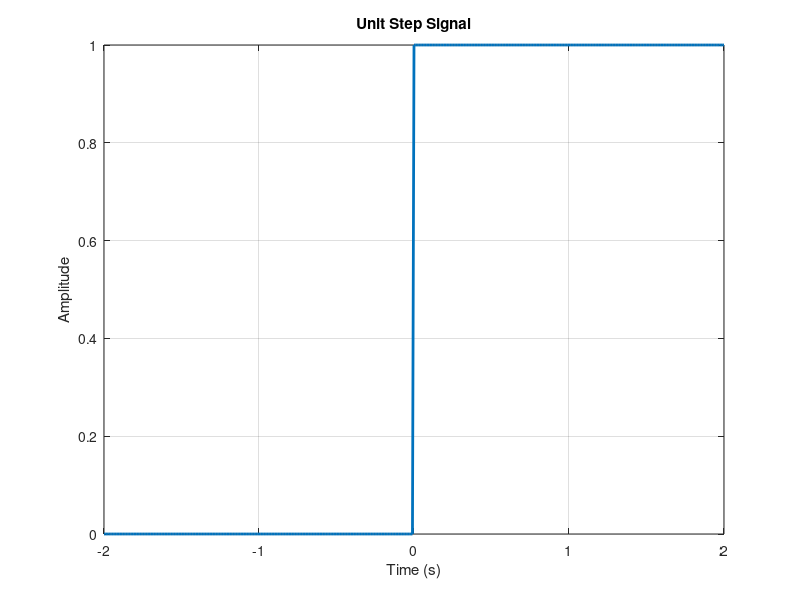

Source code (MATLAB):
t = -2:0.01:2;             % Time vector
step = (t >= 0);           % Step at t = 0

plot(t, step, 'LineWidth', 2);
xlabel('Time (s)');
ylabel('Amplitude');
title('Unit Step Signal');
grid on;
